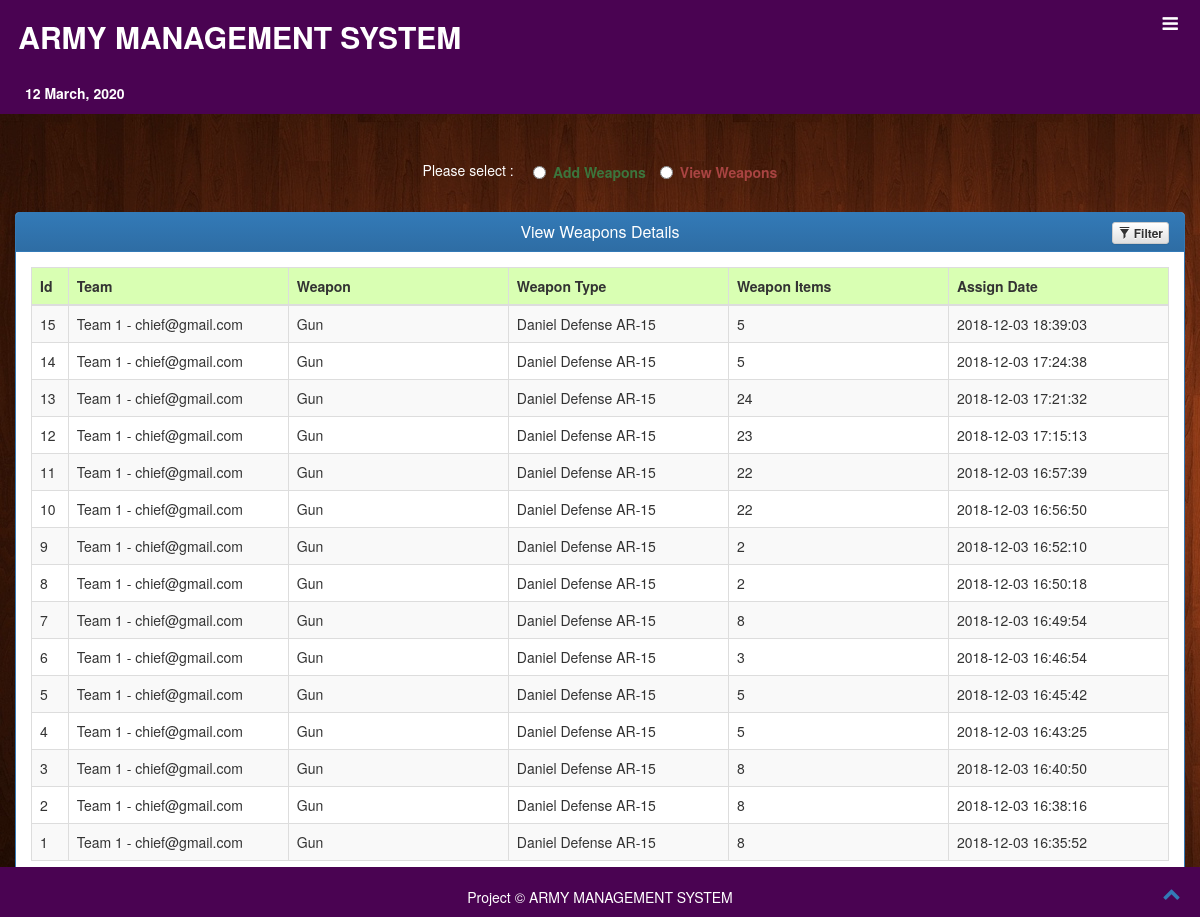
/viewweapondetails.php (signed in), run on the app's committed database.
### tables this page shows
CREATE TABLE `assignweapons` (
  `id` int(11) NOT NULL,
  `teamid` int(11) NOT NULL,
  `chiefmailid` varchar(80) NOT NULL,
  `agentmailid` varchar(80) NOT NULL,
  `weaponid` int(11) NOT NULL,
  `weapontypeid` int(11) NOT NULL,
  `weaponitems` int(11) NOT NULL,
  `weaponassigndate` datetime NOT NULL
);

CREATE TABLE `team` (
  `id` int(11) NOT NULL,
  `teamname` varchar(100) NOT NULL,
  `teamlead` varchar(80) NOT NULL,
  `teamdesc` longtext NOT NULL
);

CREATE TABLE `weapon` (
  `id` int(11) NOT NULL,
  `weaponcategory` varchar(100) NOT NULL
);

CREATE TABLE `weapontype` (
  `id` int(11) NOT NULL,
  `weaponid` int(11) NOT NULL,
  `weapontype` varchar(100) NOT NULL,
  `weapontypedesc` longtext NOT NULL
);

### viewweapondetails.php (the view, shortened to what this page needs)
<!DOCTYPE html>
<html>
<head>
<link rel="stylesheet" type="text/css" href="css/bootstrap.css" />
<link rel="stylesheet" type="text/css" href="css/font-awesome.css"/>
<link rel="stylesheet" type="text/css" href="css/bootstrap-theme.css"/>
<link rel="stylesheet" type="text/css" href="css/bootstrap-theme.css"/>
<link rel="stylesheet" type="text/css" href="css/jquery-ui.css"/>
<link rel="stylesheet" type="text/css" href="css/style/style1.css"/>
</head>
<?php include "agentmenu.php"; ?>
<body>
<div class="container-fluid">
<div class="row">
<div class="col-xs-12 col-sm-12">
<br><br><br><br><br><br><br><br>
<div class="row">
<div class="col-xs-12 col-sm-12 form-group">
   <center  style="color:#fff";>Please select : &nbsp;&nbsp;&nbsp;
<label class="radio-inline"><input type="radio" id="add" name="optradio"><strong class="text-success">Add Weapons</strong></label>
<label class="radio-inline"><input type="radio" id="view" name="optradio"><strong class="text-danger">View Weapons</strong></label>
   </center>
      </div>
    </div>
<div id="viewweapon">
<div id="row">
<div class="table-responsive">
   <div class="panel panel-primary filterable">
     <div class="panel-heading"><center><h3 class="panel-title">View Weapons Details</h3></center>
       <div class="pull-right">
          <button class="btn btn-default btn-xs btn-filter"><strong><span class="glyphicon glyphicon-filter"></span> Filter</strong></button>
       </div>
      </div>
      <div class="panel-body filtertable">
          <table class="table table-striped table-bordered">
          <thead>
          <tr class="filters">
          <th>Id</th>
          <th><input type="text" class="form-control" placeholder="Team" disabled></th>
          <th><input type="text" class="form-control" placeholder="Weapon" disabled></th>
          <th><input type="text" class="form-control" placeholder="Weapon Type" disabled></th>
          <th><input type="text" class="form-control" placeholder="Weapon Items" disabled></th>
          <th><input type="text" class="form-control" placeholder="Assign Date" disabled></th>
          </tr>
          </thead>
          <tbody>
          <?php
     include "connection.php";
    $sql = "SELECT a.id, t.teamname, t.teamlead, w.weaponcategory, p.weapontype, a.weaponitems, a.weaponassigndate FROM assignweapons a, weapon w, weapontype p, team t, register r WHERE a.teamid=t.id AND a.weaponid=w.id AND a.weapontypeid=p.id AND a.agentmailid=r.emailid AND a.agentmailid='$email' ORDER BY a.weaponassigndate DESC ";
    if($result = mysqli_query($db, $sql)){
        if(mysqli_num_rows($result) > 0){
            while($row = mysqli_fetch_array($result)){
                echo "<tr>";
                    echo "<td>" . $row['id'] . "</td>";
                    echo "<td>" . $row['teamname'] . " - " . $row['teamlead'] . "</td>";
                    echo "<td>" . $row['weaponcategory'] . "</td>";
                    echo "<td>" . $row['weapontype'] . "</td>";
                    echo "<td>" . $row['weaponitems'] . "</td>";
                    echo "<td>" . $row['weaponassigndate'] . "</td>";
                echo "</tr>";
            }
        } else{
            echo "<center>Records not available.</center>";
        }
    } else{
        echo "ERROR: Could not able to execute $sql. " . mysqli_error($db);
    }
    ?>
      </tbody>
      </table>
      </div>
      </div>
</div>
</div>
</div>
</div>
</div>
</div>
<?php include "footer.php"; ?>
</body>
</html>

### css/style/style1.css (style rules this page uses)
body { width: 100%; height: 100%; font-family: "Source Sans Pro", "Helvetica Neue", Helvetica, Arial, sans-serif; overflow-x: hidden; }
html { width: 100%; height: 100%; }
table tr th { background-color:#d9ffb3; }
.filterable { margin-top: 15px; }
.filterable .panel-heading .pull-right { margin-top: -20px; }
.filterable .filters input[disabled] { background-color: transparent; border: none; cursor: auto; box-shadow: none; padding: 0; height: auto; }

### viewweapondetails.php (style rules this page uses)
body { background-image: url('Images/bg10.jpg'); }

### data on the page
assignweapons: id "15", teamid.teamname "Team 1", teamid.teamlead "chief@gmail.com", weaponid.weaponcategory "Gun", weapontypeid.weapontype "Daniel Defense AR-15", weaponitems "5", weaponassigndate "2018-12-03 18:39:03"
assignweapons: id "14", teamid.teamname "Team 1", teamid.teamlead "chief@gmail.com", weaponid.weaponcategory "Gun", weapontypeid.weapontype "Daniel Defense AR-15", weaponitems "5", weaponassigndate "2018-12-03 17:24:38"
assignweapons: id "13", teamid.teamname "Team 1", teamid.teamlead "chief@gmail.com", weaponid.weaponcategory "Gun", weapontypeid.weapontype "Daniel Defense AR-15", weaponitems "24", weaponassigndate "2018-12-03 17:21:32"
assignweapons: id "12", teamid.teamname "Team 1", teamid.teamlead "chief@gmail.com", weaponid.weaponcategory "Gun", weapontypeid.weapontype "Daniel Defense AR-15", weaponitems "23", weaponassigndate "2018-12-03 17:15:13"
assignweapons: id "11", teamid.teamname "Team 1", teamid.teamlead "chief@gmail.com", weaponid.weaponcategory "Gun", weapontypeid.weapontype "Daniel Defense AR-15", weaponitems "22", weaponassigndate "2018-12-03 16:57:39"
assignweapons: id "10", teamid.teamname "Team 1", teamid.teamlead "chief@gmail.com", weaponid.weaponcategory "Gun", weapontypeid.weapontype "Daniel Defense AR-15", weaponitems "22", weaponassigndate "2018-12-03 16:56:50"
assignweapons: id "9", teamid.teamname "Team 1", teamid.teamlead "chief@gmail.com", weaponid.weaponcategory "Gun", weapontypeid.weapontype "Daniel Defense AR-15", weaponitems "2", weaponassigndate "2018-12-03 16:52:10"
assignweapons: id "8", teamid.teamname "Team 1", teamid.teamlead "chief@gmail.com", weaponid.weaponcategory "Gun", weapontypeid.weapontype "Daniel Defense AR-15", weaponitems "2", weaponassigndate "2018-12-03 16:50:18"
assignweapons: id "7", teamid.teamname "Team 1", teamid.teamlead "chief@gmail.com", weaponid.weaponcategory "Gun", weapontypeid.weapontype "Daniel Defense AR-15", weaponitems "8", weaponassigndate "2018-12-03 16:49:54"
assignweapons: id "6", teamid.teamname "Team 1", teamid.teamlead "chief@gmail.com", weaponid.weaponcategory "Gun", weapontypeid.weapontype "Daniel Defense AR-15", weaponitems "3", weaponassigndate "2018-12-03 16:46:54"
assignweapons: id "5", teamid.teamname "Team 1", teamid.teamlead "chief@gmail.com", weaponid.weaponcategory "Gun", weapontypeid.weapontype "Daniel Defense AR-15", weaponitems "5", weaponassigndate "2018-12-03 16:45:42"
assignweapons: id "4", teamid.teamname "Team 1", teamid.teamlead "chief@gmail.com", weaponid.weaponcategory "Gun", weapontypeid.weapontype "Daniel Defense AR-15", weaponitems "5", weaponassigndate "2018-12-03 16:43:25"
assignweapons: id "3", teamid.teamname "Team 1", teamid.teamlead "chief@gmail.com", weaponid.weaponcategory "Gun", weapontypeid.weapontype "Daniel Defense AR-15", weaponitems "8", weaponassigndate "2018-12-03 16:40:50"
assignweapons: id "2", teamid.teamname "Team 1", teamid.teamlead "chief@gmail.com", weaponid.weaponcategory "Gun", weapontypeid.weapontype "Daniel Defense AR-15", weaponitems "8", weaponassigndate "2018-12-03 16:38:16"
assignweapons: id "1", teamid.teamname "Team 1", teamid.teamlead "chief@gmail.com", weaponid.weaponcategory "Gun", weapontypeid.weapontype "Daniel Defense AR-15", weaponitems "8", weaponassigndate "2018-12-03 16:35:52"
